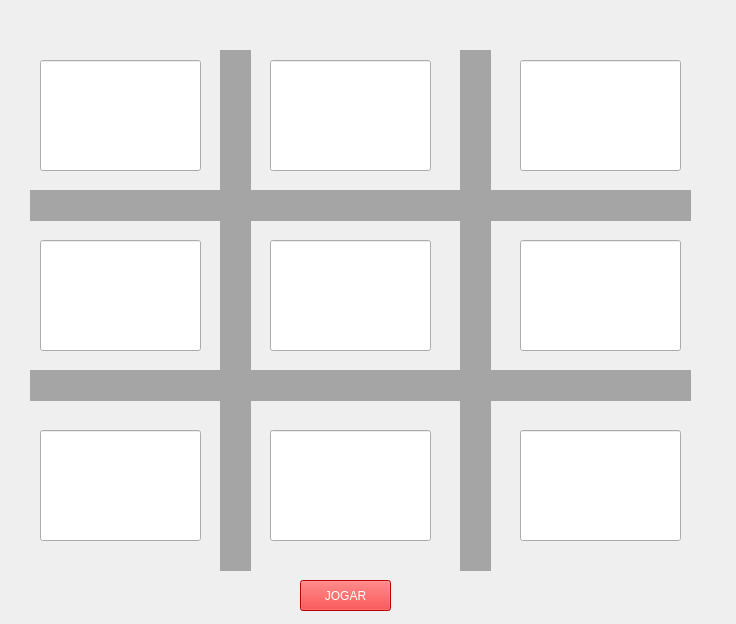
<?xml version="1.0" encoding="UTF-8"?>
<ui version="4.0">
 <class>mainWindow</class>
 <widget class="QMainWindow" name="mainWindow">
  <property name="geometry">
   <rect>
    <x>0</x>
    <y>0</y>
    <width>736</width>
    <height>624</height>
   </rect>
  </property>
  <property name="windowTitle">
   <string>Jogo da velha</string>
  </property>
  <property name="windowIcon">
   <iconset>
    <normaloff>velha.jpeg</normaloff>velha.jpeg</iconset>
  </property>
  <widget class="QWidget" name="centralwidget">
   <widget class="QFrame" name="verticalFrame">
    <property name="geometry">
     <rect>
      <x>30</x>
      <y>190</y>
      <width>661</width>
      <height>31</height>
     </rect>
    </property>
    <property name="styleSheet">
     <string notr="true">background-color: rgb(165, 165, 165);</string>
    </property>
    <layout class="QVBoxLayout" name="verticalLayout">
     <item>
      <widget class="QLabel" name="label_2">
       <property name="styleSheet">
        <string notr="true">font: 16pt &quot;MS Shell Dlg 2&quot;;
color: rgb(255, 0, 0);
</string>
       </property>
       <property name="text">
        <string/>
       </property>
      </widget>
     </item>
    </layout>
   </widget>
   <widget class="QFrame" name="verticalFrame_2">
    <property name="geometry">
     <rect>
      <x>30</x>
      <y>370</y>
      <width>661</width>
      <height>31</height>
     </rect>
    </property>
    <property name="styleSheet">
     <string notr="true">background-color: rgb(165, 165, 165);</string>
    </property>
    <layout class="QVBoxLayout" name="verticalLayout_2"/>
   </widget>
   <widget class="QFrame" name="horizontalFrame">
    <property name="geometry">
     <rect>
      <x>220</x>
      <y>50</y>
      <width>31</width>
      <height>521</height>
     </rect>
    </property>
    <property name="styleSheet">
     <string notr="true">background-color: rgb(165, 165, 165);</string>
    </property>
    <layout class="QHBoxLayout" name="horizontalLayout"/>
   </widget>
   <widget class="QFrame" name="horizontalFrame_2">
    <property name="geometry">
     <rect>
      <x>460</x>
      <y>50</y>
      <width>31</width>
      <height>521</height>
     </rect>
    </property>
    <property name="styleSheet">
     <string notr="true">background-color: rgb(165, 165, 165);</string>
    </property>
    <layout class="QHBoxLayout" name="horizontalLayout_2"/>
   </widget>
   <widget class="QLineEdit" name="lineEdit">
    <property name="geometry">
     <rect>
      <x>40</x>
      <y>60</y>
      <width>161</width>
      <height>111</height>
     </rect>
    </property>
    <property name="styleSheet">
     <string notr="true">font: 48pt &quot;MS Shell Dlg 2&quot;;</string>
    </property>
    <property name="text">
     <string/>
    </property>
   </widget>
   <widget class="QLineEdit" name="lineEdit_2">
    <property name="geometry">
     <rect>
      <x>270</x>
      <y>60</y>
      <width>161</width>
      <height>111</height>
     </rect>
    </property>
    <property name="styleSheet">
     <string notr="true">font: 48pt &quot;MS Shell Dlg 2&quot;;</string>
    </property>
   </widget>
   <widget class="QLineEdit" name="lineEdit_3">
    <property name="geometry">
     <rect>
      <x>520</x>
      <y>60</y>
      <width>161</width>
      <height>111</height>
     </rect>
    </property>
    <property name="styleSheet">
     <string notr="true">font: 48pt &quot;MS Shell Dlg 2&quot;;</string>
    </property>
   </widget>
   <widget class="QLineEdit" name="lineEdit_4">
    <property name="geometry">
     <rect>
      <x>40</x>
      <y>240</y>
      <width>161</width>
      <height>111</height>
     </rect>
    </property>
    <property name="styleSheet">
     <string notr="true">font: 48pt &quot;MS Shell Dlg 2&quot;;</string>
    </property>
   </widget>
   <widget class="QLineEdit" name="lineEdit_5">
    <property name="geometry">
     <rect>
      <x>270</x>
      <y>240</y>
      <width>161</width>
      <height>111</height>
     </rect>
    </property>
    <property name="styleSheet">
     <string notr="true">font: 48pt &quot;MS Shell Dlg 2&quot;;</string>
    </property>
   </widget>
   <widget class="QLineEdit" name="lineEdit_6">
    <property name="geometry">
     <rect>
      <x>520</x>
      <y>240</y>
      <width>161</width>
      <height>111</height>
     </rect>
    </property>
    <property name="styleSheet">
     <string notr="true">font: 48pt &quot;MS Shell Dlg 2&quot;;</string>
    </property>
   </widget>
   <widget class="QLineEdit" name="lineEdit_7">
    <property name="geometry">
     <rect>
      <x>40</x>
      <y>430</y>
      <width>161</width>
      <height>111</height>
     </rect>
    </property>
    <property name="styleSheet">
     <string notr="true">font: 48pt &quot;MS Shell Dlg 2&quot;;</string>
    </property>
   </widget>
   <widget class="QLineEdit" name="lineEdit_8">
    <property name="geometry">
     <rect>
      <x>270</x>
      <y>430</y>
      <width>161</width>
      <height>111</height>
     </rect>
    </property>
    <property name="styleSheet">
     <string notr="true">font: 48pt &quot;MS Shell Dlg 2&quot;;</string>
    </property>
   </widget>
   <widget class="QLineEdit" name="lineEdit_9">
    <property name="geometry">
     <rect>
      <x>520</x>
      <y>430</y>
      <width>161</width>
      <height>111</height>
     </rect>
    </property>
    <property name="styleSheet">
     <string notr="true">font: 48pt &quot;MS Shell Dlg 2&quot;;</string>
    </property>
   </widget>
   <widget class="QPushButton" name="pushButton">
    <property name="geometry">
     <rect>
      <x>300</x>
      <y>580</y>
      <width>91</width>
      <height>31</height>
     </rect>
    </property>
    <property name="styleSheet">
     <string notr="true">background-color: rgb(255, 0, 0);
font: 14pt &quot;Mongolian Baiti&quot;;
color: rgb(255, 255, 255);</string>
    </property>
    <property name="text">
     <string>JOGAR</string>
    </property>
   </widget>
   <widget class="QLabel" name="label">
    <property name="geometry">
     <rect>
      <x>40</x>
      <y>20</y>
      <width>641</width>
      <height>20</height>
     </rect>
    </property>
    <property name="styleSheet">
     <string notr="true">font: 16pt &quot;MS Shell Dlg 2&quot;;
color: rgb(255, 0, 0);
</string>
    </property>
    <property name="text">
     <string/>
    </property>
   </widget>
  </widget>
 </widget>
 <resources/>
 <connections/>
</ui>
